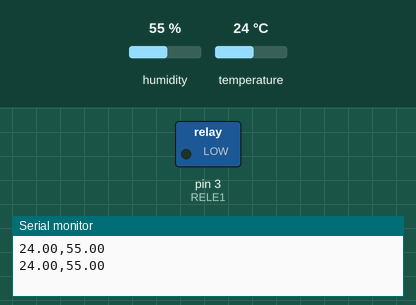
A program run on a simulated Arduino Uno, built with avr-gcc and run on an emulated ATmega328P. On the bench: switched loads named in the program (green lamp = pin HIGH), the last lines printed to the serial monitor. Inputs (shaded band) come from the test bench; at power-on: temperature 24 °C, humidity 55 %.

Above: at 5.8 s.
5.9 s: temperature set to 37.6 °C
11.9 s: temperature set to 38.7 °C
At 15.5 s:
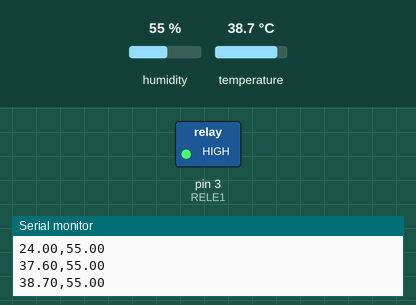
17.9 s: temperature set to 37.6 °C
23.9 s: temperature set to 36.5 °C
At 26.0 s:
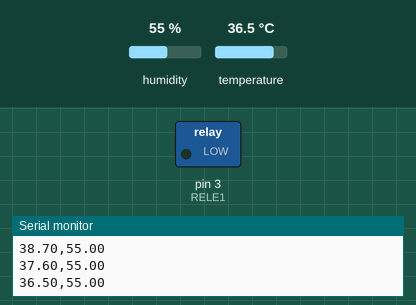
29.9 s: temperature set to 41 °C
At 31.1 s:
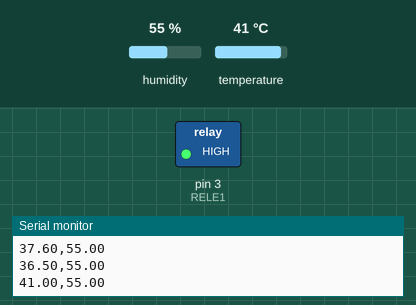
Timing chart, 0 to 32.9 s (numbered marks = the images above; inputs shaded):
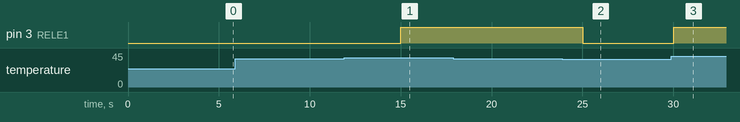

The program:

main.cpp
```cpp
#include <Arduino.h>
#include <Adafruit_Sensor.h>
#include <DHT.h>
#include <DHT_U.h>

#define DHTPIN 2
#define DHTTYPE    DHT22
#define RELE1 3
DHT_Unified dht(DHTPIN, DHTTYPE);


void handleLamp(float temp);

void setup() {
  //int result = myFunction(2, 3);
  Serial.begin(9600);
  dht.begin();
  pinMode(RELE1, OUTPUT);
}

void loop() {

  sensors_event_t event;
  dht.temperature().getEvent(&event);
  if (isnan(event.temperature)) {
    Serial.println(F("Error reading temperature!"));
  }
  else {
    handleLamp(event.temperature);
    /*Serial.print(F("Temperature: "));
    Serial.print(event.temperature);
    Serial.print(F("°C"));*/
    Serial.print(event.temperature);
    Serial.print(",");

    dht.humidity().getEvent(&event);
    /*Serial.print(" ");
    Serial.print(event.relative_humidity);
    Serial.println("%");*/
    Serial.println(event.relative_humidity);

  }
  delay(5000);
}

void handleLamp(float temp) {
  // LOW = prendido
  if (temp<=37) {
    digitalWrite(RELE1, LOW);
  }
    // HIGH = apagado

  if(temp>38) {
    digitalWrite(RELE1, HIGH);
  }
}


// put function definitions here:
/*int myFunction(int x, int y) {
  return x + y;
}*/
```

Measured:
- the behaviour switches between 38 and 38.1 °C on temperature (found by bisection; images 0 and 1)
- the behaviour switches between 37.1 and 37 °C on temperature (found by bisection; images 1 and 2)
- after the input at 11.9 s, pin 3 (RELE1): LOW → HIGH after 3.1 s
- after the input at 23.9 s, pin 3 (RELE1): HIGH → LOW after 1.1 s
- after the input at 29.9 s, pin 3 (RELE1): LOW → HIGH after 0.13 s
